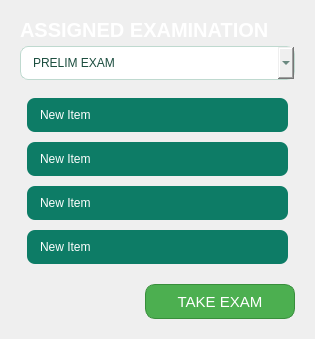
                          <widget class="QWidget" name="tab_7">
                           <attribute name="title">
                            <string>Tab 1</string>
                           </attribute>
                           <layout class="QGridLayout" name="gridLayout_37">
                            <item row="0" column="0">
                             <widget class="QFrame" name="frame_67">
                              <property name="sizePolicy">
                               <sizepolicy hsizetype="Expanding" vsizetype="Expanding">
                                <horstretch>0</horstretch>
                                <verstretch>0</verstretch>
                               </sizepolicy>
                              </property>
                              <property name="minimumSize">
                               <size>
                                <width>0</width>
                                <height>0</height>
                               </size>
                              </property>
                              <property name="styleSheet">
                               <string notr="true">background-color: none;
border: none;</string>
                              </property>
                              <property name="frameShape">
                               <enum>QFrame::StyledPanel</enum>
                              </property>
                              <property name="frameShadow">
                               <enum>QFrame::Raised</enum>
                              </property>
                              <layout class="QGridLayout" name="gridLayout_68">
                               <item row="3" column="0">
                                <layout class="QGridLayout" name="gridLayout_38">
                                 <item row="0" column="2">
                                  <widget class="QPushButton" name="exam_btn">
                                   <property name="minimumSize">
                                    <size>
                                     <width>150</width>
                                     <height>0</height>
                                    </size>
                                   </property>
                                   <property name="maximumSize">
                                    <size>
                                     <width>150</width>
                                     <height>35</height>
                                    </size>
                                   </property>
                                   <property name="layoutDirection">
                                    <enum>Qt::LeftToRight</enum>
                                   </property>
                                   <property name="styleSheet">
                                    <string notr="true">QPushButton {
    color: white;                     /* Text color */
    background: #4CAF50;              /* Fresh green color */
    padding: 10px;
    font-size: 15px;
    border-radius: 10px;              /* Rounded corners */
    border: 1px solid #388E3C;        /* Slightly darker green border */
}

QPushButton:hover {
    background: #45A049;              /* Slightly darker green on hover */
}

QPushButton:pressed {
    background: #388E3C;              /* Even darker green when clicked */
}
</string>
                                   </property>
                                   <property name="inputMethodHints">
                                    <set>Qt::ImhNoTextHandles</set>
                                   </property>
                                   <property name="text">
                                    <string>TAKE EXAM</string>
                                   </property>
                                   <property name="iconSize">
                                    <size>
                                     <width>30</width>
                                     <height>30</height>
                                    </size>
                                   </property>
                                   <property name="flat">
                                    <bool>true</bool>
                                   </property>
                                  </widget>
                                 </item>
                                 <item row="0" column="1">
                                  <spacer name="horizontalSpacer_22">
                                   <property name="orientation">
                                    <enum>Qt::Horizontal</enum>
                                   </property>
                                   <property name="sizeHint" stdset="0">
                                    <size>
                                     <width>29</width>
                                     <height>32</height>
                                    </size>
                                   </property>
                                  </spacer>
                                 </item>
                                </layout>
                               </item>
                               <item row="2" column="0">
                                <widget class="QListWidget" name="available_exam_dashboard">
                                 <property name="styleSheet">
                                  <string notr="true">QListView {
    background-color: transparent; /* Light background color for the list view */
    border-radius: 10px; /* Rounded corners */
    padding: 5px;
    border: 2px solid transparent; /* Match background */
}

QListView::item {
    background-color: #0D7C66; /* Light blue for items */
    color: white; /* Darker blue text */
    font-size: 20px;
    font-family: Arial, Helvetica, sans-serif;
    border-radius: 8px;
    padding: 10px;
    margin: 5px 0;
}

QListView::item:selected {
    background-color: #007074  ; 
    font-size: 20px;
}

QListView::item:hover {
    background-color: #C1D8C3; /* Lighter blue on hover */
    color: #215988;
    font-size: 20px;
}

QListView::item:checked {
    background-color: #3C5A76; /* Darker shade for checked items */
    color: white;
    font-size: 20px;
}
</string>
                                 </property>
                                 <item>
                                  <property name="text">
                                   <string>New Item</string>
                                  </property>
                                 </item>
                                 <item>
                                  <property name="text">
                                   <string>New Item</string>
                                  </property>
                                 </item>
                                 <item>
                                  <property name="text">
                                   <string>New Item</string>
                                  </property>
                                 </item>
                                 <item>
                                  <property name="text">
                                   <string>New Item</string>
                                  </property>
                                 </item>
                                </widget>
                               </item>
                               <item row="0" column="0">
                                <widget class="QLabel" name="label_62">
                                 <property name="sizePolicy">
                                  <sizepolicy hsizetype="Expanding" vsizetype="Preferred">
                                   <horstretch>0</horstretch>
                                   <verstretch>0</verstretch>
                                  </sizepolicy>
                                 </property>
                                 <property name="minimumSize">
                                  <size>
                                   <width>275</width>
                                   <height>20</height>
                                  </size>
                                 </property>
                                 <property name="maximumSize">
                                  <size>
                                   <width>10000000</width>
                                   <height>20</height>
                                  </size>
                                 </property>
                                 <property name="styleSheet">
                                  <string notr="true">QLabel {
    background: none;
    color: white; /* Darker shade of blue */
    font-size: 20px;
    font-weight: 900; /* Extra Bold */
    font-family: &quot;Poppins&quot;, &quot;Arial&quot;, &quot;Helvetica&quot;, sans-serif;
    border: none;
    text-align: center;
}</string>
                                 </property>
                                 <property name="text">
                                  <string>ASSIGNED EXAMINATION</string>
                                 </property>
                                </widget>
                               </item>
                               <item row="1" column="0">
                                <widget class="QComboBox" name="filter_assigned">
                                 <property name="sizePolicy">
                                  <sizepolicy hsizetype="Expanding" vsizetype="Fixed">
                                   <horstretch>0</horstretch>
                                   <verstretch>0</verstretch>
                                  </sizepolicy>
                                 </property>
                                 <property name="styleSheet">
                                  <string notr="true">QComboBox {
    background: qlineargradient(x1:0, y1:0, x2:1, y2:1, 
                stop:0 #E9F3F0, stop:1 #D4EAE4);  /* Smooth gradient */
    color: #1B4D3E;                                /* Dark green text */
    border: 1px solid #BFD9CF;                     /* Softer border */
    border-radius: 8px;                            /* Rounded corners */
    padding: 8px 12px;                             /* Spacious padding */
    font: bold 13px &quot;Segoe UI&quot;;                     /* Sleek font */
    selection-background-color: #BFD9CF;            /* Highlight color */
    selection-color: #02281A;                      /* Selection text color */
    transition: background 0.3s ease;               /* Smooth transition */
}

QComboBox:hover {
    background: #D4EAE4;                           /* Softer hover effect */
    border: 1px solid #A3C9B9;                     /* Subtle border change */                              /* Wider dropdown button */
}

QComboBox QAbstractItemView {
    background: #E9F3F0;                           /* Light dropdown background */
    color: #1B4D3E;                                /* Dark green text */
    border: 1px solid #BFD9CF;
    border-radius: 8px;                            /* Rounded corners */
    selection-background-color: #BFD9CF;            /* Selection color */
    selection-color: #02281A;                      /* Selection text color */
    padding: 4px;                                  /* Space around items */
}
</string>
                                 </property>
                                 <item>
                                  <property name="text">
                                   <string>PRELIM EXAM</string>
                                  </property>
                                 </item>
                                 <item>
                                  <property name="text">
                                   <string>MIDTERM EXAM</string>
                                  </property>
                                 </item>
                                 <item>
                                  <property name="text">
                                   <string>FINAL EXAM</string>
                                  </property>
                                 </item>
                                </widget>
                               </item>
                              </layout>
                             </widget>
                            </item>
                           </layout>
                          </widget>
